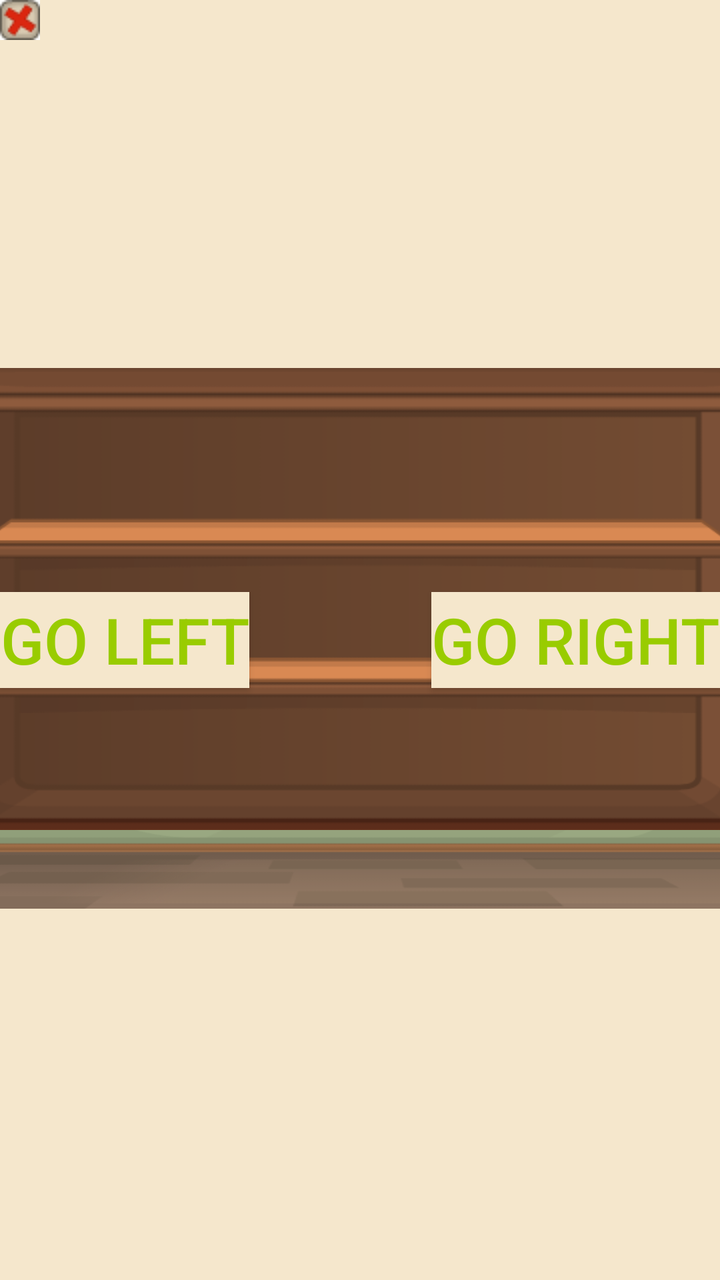
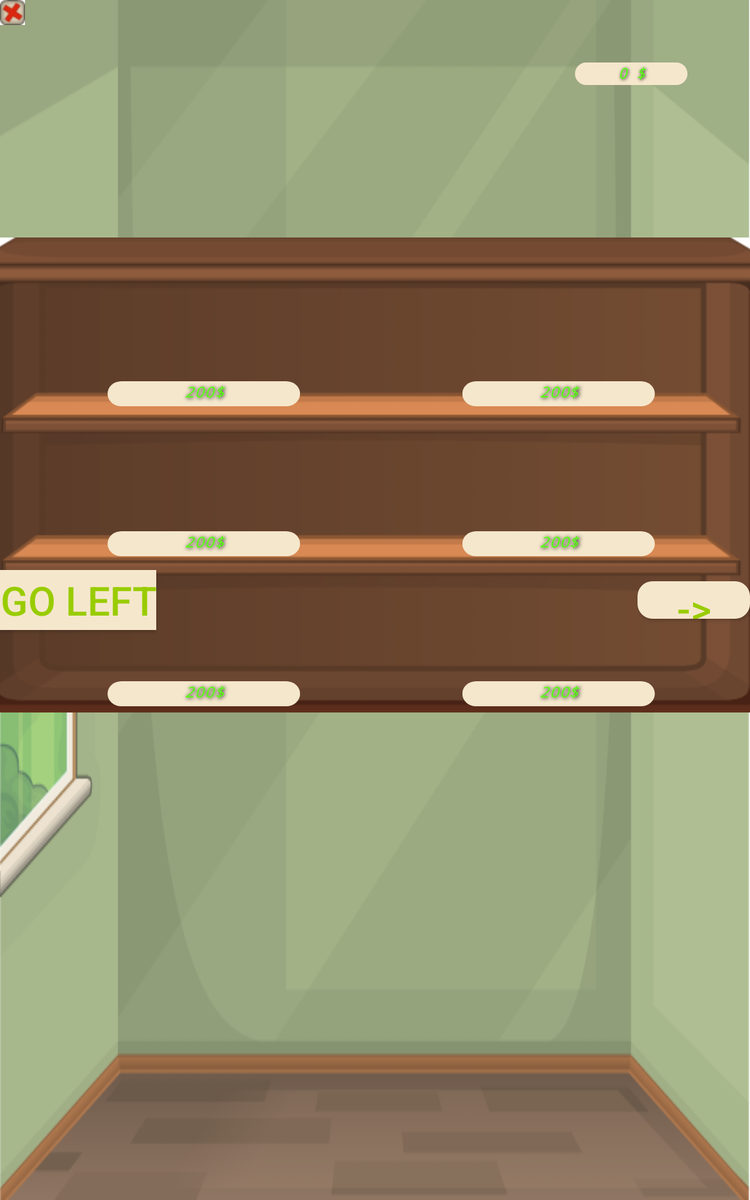

The same Android screen from two of the app's own layout files: first res/layout/ as a phone draws it, then the repository's variant for another configuration, drawn on a device whose configuration selects that folder. Both files follow.
<!-- AndroidManifest.xml: application theme Theme.AppCompat.NoActionBar -->
<!-- res/layout/shop_layout.xml -->
<?xml version="1.0" encoding="utf-8"?>
<RelativeLayout
    xmlns:android="http://schemas.android.com/apk/res/android" android:layout_width="match_parent"
    xmlns:app="http://schemas.android.com/apk/res-auto"
    xmlns:tools="http://schemas.android.com/tools"
    android:layout_height="match_parent"
    android:background="#f5e7cc"
    tools:context=".Shop">


    <ImageView
        android:id="@+id/imageView4"
        android:layout_width="match_parent"
        android:layout_height="match_parent"
        android:scaleX="1.6"

        app:srcCompat="@drawable/shop_back" />

    <RelativeLayout
        android:layout_width="wrap_content"
        android:layout_height="400dp"
        android:layout_marginTop="30dp"
        android:layout_centerHorizontal="true"
        android:layout_centerVertical="true"
        >

        <ImageView
            android:id="@+id/imageView5"
            android:layout_width="wrap_content"
            android:layout_height="wrap_content"

            android:layout_centerHorizontal="true"
            android:scaleX="1.1"

            app:srcCompat="@drawable/shop_rack" />



        <LinearLayout
            android:id="@+id/lineUp"
            android:layout_width="150dp"
            android:layout_height="match_parent"
            android:orientation="vertical"
            android:layout_marginLeft="80dp"


            >


            <ImageView
                android:id="@+id/card1image"
                android:layout_width="150dp"
                android:layout_height="90dp"
                android:layout_alignParentBottom="true"
                android:layout_marginTop="30dp"
                android:onClick="clickCard1"

                >
            </ImageView>

            <ImageView
                android:id="@+id/card2image"
                android:layout_width="150dp"
                android:layout_height="90dp"
                android:layout_marginTop="20dp"
                android:onClick="clickCard2"

                >
            </ImageView>


            <ImageView
                android:id="@+id/card3image"
                android:layout_width="150dp"
                android:layout_height="90dp"
                android:layout_marginTop="20dp"
                android:onClick="clickCard3"
                >
            </ImageView>




        </LinearLayout>

        <LinearLayout
            android:id="@+id/line2"
            android:layout_width="150dp"
            android:layout_height="match_parent"
            android:orientation="vertical"
            android:layout_marginLeft="338dp"


            >


            <ImageView
                android:id="@+id/card4image"
                android:layout_width="150dp"
                android:layout_height="90dp"
                android:layout_alignParentBottom="true"
                android:layout_marginTop="30dp"
                android:onClick="clickCard4"

                >
            </ImageView>

            <ImageView
                android:id="@+id/card5image"
                android:layout_width="150dp"
                android:layout_height="90dp"
                android:layout_marginTop="20dp"
                android:onClick="clickCard5"

                >
            </ImageView>


            <ImageView
                android:id="@+id/card6image"
                android:layout_width="150dp"
                android:layout_height="90dp"
                android:layout_marginTop="20dp"
                android:onClick="clickCard6"
                >
            </ImageView>




        </LinearLayout>

    </RelativeLayout>

    <ImageButton
        android:layout_width="20dp"
        android:layout_height="20dp"
        android:src="@drawable/button_exit"
        android:onClick="backToLobby"

        ></ImageButton>

    <Button
        android:layout_width="wrap_content"
        android:layout_height="wrap_content"
        android:layout_alignParentRight="true"
        android:layout_centerVertical="true"
        android:background="#f5e7cc"
        android:textColor="@android:color/holo_green_light"
        android:textSize="32sp"
        android:text="GO RIGHT"
        android:onClick="increaseShopPage"
        ></Button>

    <Button
        android:layout_width="wrap_content"
        android:layout_height="wrap_content"
        android:layout_alignParentLeft="true"
        android:layout_centerVertical="true"
        android:background="#f5e7cc"
        android:textColor="@android:color/holo_green_light"
        android:textSize="32sp"
        android:text="go left"
        android:onClick="decreaseShopPage"
        ></Button>


</RelativeLayout>
<!-- resources referenced by this layout -->
<resources>
  <!-- drawable button_exit: png bitmap (drawable, 694 bytes) -->
  <!-- drawable shop_back: png bitmap (drawable, 37129 bytes) -->
  <!-- drawable shop_rack: png bitmap (drawable, 7273 bytes) -->
</resources>
<!-- res/layout-sw600dp/shop_layout.xml (the repository's variant of the layout above) -->
<!-- drawn on a 7-inch tablet held upright -->
<?xml version="1.0" encoding="utf-8"?>
<RelativeLayout
    xmlns:android="http://schemas.android.com/apk/res/android" android:layout_width="match_parent"
    xmlns:app="http://schemas.android.com/apk/res-auto"
    xmlns:tools="http://schemas.android.com/tools"
    android:layout_height="match_parent"
    android:background="@drawable/shop_back"
    tools:context=".Shop"
    >


<TextView
    android:layout_width="300dp"
    android:layout_height="150dp"
    android:layout_marginTop="10dp"
    android:layout_toLeftOf="@+id/dollarsAmount"
    ></TextView>

    <RelativeLayout
        android:layout_width="wrap_content"
        android:layout_height="380dp"
        android:layout_marginTop="190dp"
        android:layout_centerHorizontal="true"
        android:background="@drawable/shop_rack"
        android:scaleX="1.1"
        >





        <LinearLayout
            android:id="@+id/lineUp"
            android:layout_width="150dp"
            android:layout_height="match_parent"
            android:orientation="vertical"
            android:layout_marginLeft="80dp"


            >


            <ImageView
                android:id="@+id/card1image"
                android:layout_width="150dp"
                android:layout_height="90dp"
                android:layout_alignParentBottom="true"
                android:layout_marginTop="20dp"
                android:onClick="clickCard1"
                >
            </ImageView>
            <TextView
                android:id="@+id/card1text"
                style="@style/PriceDollarsStyle"
                android:layout_width="match_parent"
                android:layout_height="20dp"
                android:text="200$"
                ></TextView>

            <ImageView
                android:id="@+id/card2image"
                android:layout_width="150dp"
                android:layout_height="90dp"

                android:onClick="clickCard2"

                >
            </ImageView>
            <TextView
                android:id="@+id/card2text"
                style="@style/PriceDollarsStyle"
                android:layout_width="match_parent"
                android:layout_height="20dp"
                android:text="200$"
                ></TextView>


            <ImageView
                android:id="@+id/card3image"
                android:layout_width="150dp"
                android:layout_height="90dp"
                android:onClick="clickCard3"
                >
            </ImageView>
            <TextView
                android:id="@+id/card3text"
                style="@style/PriceDollarsStyle"
                android:layout_width="match_parent"
                android:layout_height="20dp"
                android:text="200$"
                ></TextView>




        </LinearLayout>

        <LinearLayout
            android:id="@+id/line2"
            android:layout_width="150dp"
            android:layout_height="match_parent"
            android:orientation="vertical"
            android:layout_marginLeft="338dp"


            >


            <ImageView
                android:id="@+id/card4image"
                android:layout_width="150dp"
                android:layout_height="90dp"
                android:layout_alignParentBottom="true"
                android:layout_marginTop="20dp"
                android:onClick="clickCard4"

                >
            </ImageView>

            <TextView
                android:id="@+id/card4text"
                style="@style/PriceDollarsStyle"
                android:layout_width="match_parent"
                android:layout_height="20dp"
                android:text="200$"


                ></TextView>

            <ImageView
                android:id="@+id/card5image"
                android:layout_width="150dp"
                android:layout_height="90dp"
                android:onClick="clickCard5"
                >
            </ImageView>

            <TextView
                android:id="@+id/card5text"
                style="@style/PriceDollarsStyle"
                android:layout_width="match_parent"
                android:layout_height="20dp"
                android:text="200$"
                ></TextView>


            <ImageView
                android:id="@+id/card6image"
                android:layout_width="150dp"
                android:layout_height="90dp"
                android:onClick="clickCard6"
                >
            </ImageView>

            <TextView
                android:id="@+id/card6text"
                style="@style/PriceDollarsStyle"
                android:layout_width="match_parent"
                android:layout_height="20dp"
                android:text="200$"
                ></TextView>




        </LinearLayout>

    </RelativeLayout>

    <ImageButton
        android:layout_width="20dp"
        android:layout_height="20dp"
        android:src="@drawable/button_exit"
        android:onClick="backToLobby"

        ></ImageButton>

    <Button
        android:layout_width="wrap_content"
        android:layout_height="30dp"
        android:layout_alignParentRight="true"
        android:layout_centerVertical="true"
        android:background="@drawable/oval"
        android:textColor="@android:color/holo_green_light"
        android:textSize="32sp"
        android:text="->"
        android:onClick="increaseShopPage"

        ></Button>

    <Button
        android:layout_width="wrap_content"
        android:layout_height="wrap_content"
        android:layout_alignParentLeft="true"
        android:layout_centerVertical="true"
        android:background="#f5e7cc"
        android:textColor="@android:color/holo_green_light"
        android:textSize="32sp"
        android:text="go left"
        android:onClick="decreaseShopPage"
        ></Button>

    <TextView
        style="@style/PriceDollarsStyle"
        android:id="@+id/dollarsAmount"
        android:layout_width="wrap_content"
        android:layout_height="wrap_content"
        android:text="0 $"
        android:layout_alignParentRight="true"
        android:layout_margin="50dp"
        android:background="@drawable/oval"

        ></TextView>


</RelativeLayout>
<!-- resources referenced by the variant -->
<!-- as a 7-inch tablet held upright resolves them -->
<resources>
  <!-- drawable button_exit: png bitmap (drawable, 694 bytes) -->
  <!-- drawable oval (drawable) -->
  <?xml version="1.0" encoding="utf-8"?>
  <shape xmlns:android="http://schemas.android.com/apk/res/android"
      android:shape="rectangle">
  
      <solid
          android:color="#f5e7cc"
          />
      <corners
          android:radius="12dp"
          ></corners>
  
      <size android:height="18dp"
          android:width="90dp"
  
          />
  
  </shape>
  <!-- drawable shop_back: png bitmap (drawable, 37129 bytes) -->
  <!-- drawable shop_rack: png bitmap (drawable, 7273 bytes) -->
  <style name="PriceDollarsStyle">
  
          <item name="android:textSize">12sp</item>
          <item name="android:textColor">#5DFD18</item>
          <item name="android:typeface">monospace</item>
          <item name="android:textStyle">italic</item>
          <item name="android:shadowColor">@android:color/black</item>
          <item name="android:shadowDx">1</item>
          <item name="android:shadowDy">1</item>
          <item name="android:shadowRadius">4</item>
          <item name="android:textAlignment">center</item>
          <item name="android:layout_margin">5dp</item>
          <item name="android:background">@drawable/oval</item>
          <item name="android:layout_height">14dp</item>
      </style>
</resources>
